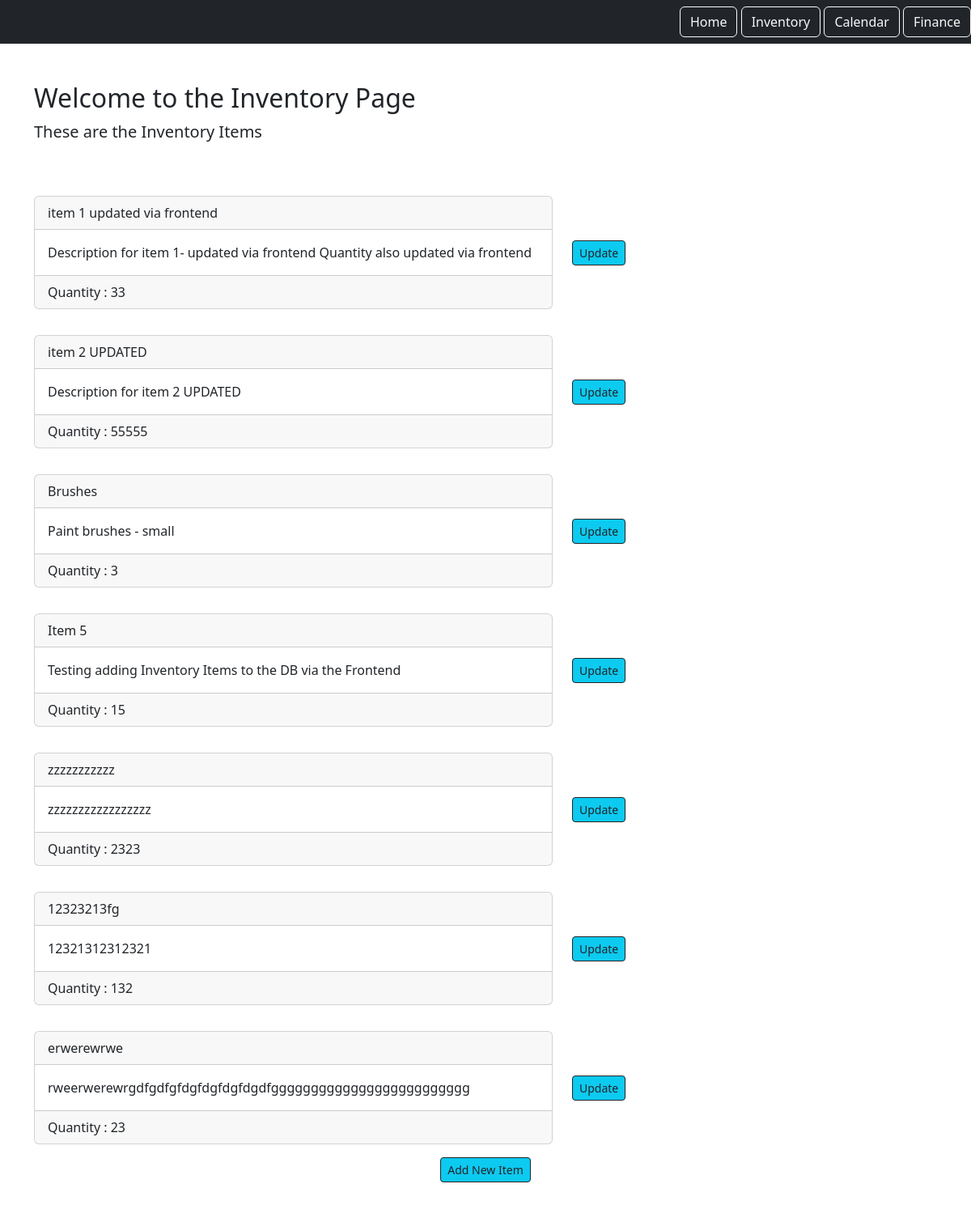
The page /inventory/ (signed in) on the database as committed earlier.
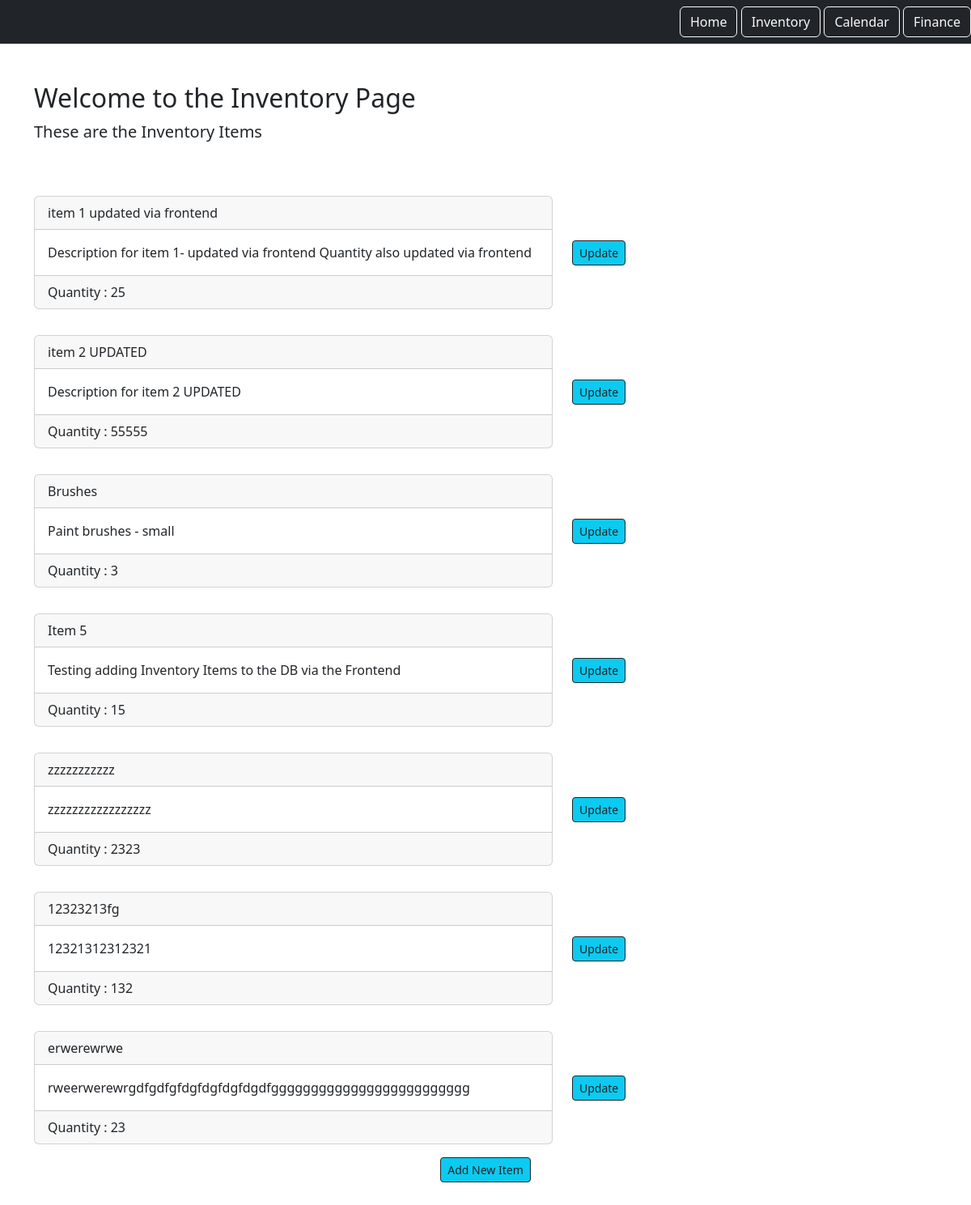
The same page on the database as committed later.
### inventory_component/models.py (models this page shows)
class Inventory(models.Model):
    item = models.CharField(max_length=255)
    description = models.TextField()
    quantity = models.PositiveIntegerField()
    user = models.ForeignKey(User, on_delete=models.CASCADE, related_name='items')

### inventory_component/views.py (the view)
# urls.py: path('', views.InventoryList.as_view(), name="inventory_list"),
class InventoryList(LoginRequiredMixin, ListView):
    model = Inventory
    context_object_name = "items"
    template_name = "inventory_list.html"
    login_url = '/login'
    def get_queryset(self):
        return self.request.user.items.all()

### inventory_component/templates/Inventory_list.html (shortened to what this page needs)
{% extends 'base.html' %}
{% load static %}
{% block content %}
    <div class="row">
        <div class="col">
            <div class="item_list_heading mb-5">
                <h1 class="fs-2">Welcome to the Inventory Page</h1>
                <p class="fs-5">These are the Inventory Items</p>
            </div>
        </div>
    </div>
    <div class="row">
        {% for item in items %}
        	<div class="col-md-7 py-3">
                <div class="card">
                    <div class="card-header">
                        {{ item.item }}
                    </div>
                    <div class="card-body ">
                        {{ item.description }}
                    </div>
                    <div class="card-footer">
                        Quantity : {{ item.quantity }}
                    </div>
                </div>
            </div>
        <div class="col-md-5 py-3 d-flex align-items-center">
        <a href="{% url 'item.detail' pk=item.id %}" class="btn btn-info btn-sm btn-outline-dark">Update</a>
    </div>
        {% endfor %}
    <div class="text-center">
    <a href="{% url 'item.new' %}" class="btn btn-info btn-sm btn-outline-dark">Add New Item</a>
    </div>
{% endblock content %}

Rows that differ between the two databases and show on the page:
changed Inventory "item 1 updated via frontend": quantity "33" → "25"
